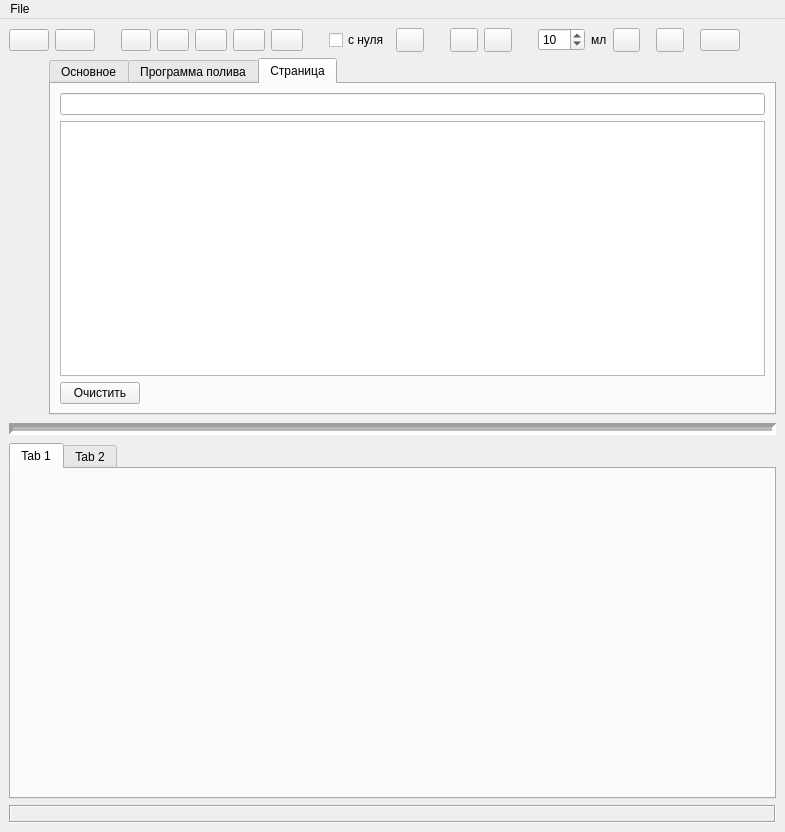
<?xml version="1.0" encoding="UTF-8"?>
<ui version="4.0">
 <class>VisualConfig</class>
 <widget class="QMainWindow" name="VisualConfig">
  <property name="geometry">
   <rect>
    <x>0</x>
    <y>0</y>
    <width>785</width>
    <height>832</height>
   </rect>
  </property>
  <property name="windowTitle">
   <string>Watering configurator</string>
  </property>
  <widget class="QWidget" name="centralWidget">
   <layout class="QVBoxLayout" name="verticalLayout">
    <item>
     <layout class="QHBoxLayout" name="horizontalLayout_4">
      <item>
       <widget class="QPushButton" name="btOpen">
        <property name="toolTip">
         <string>Открыть...</string>
        </property>
        <property name="text">
         <string/>
        </property>
        <property name="icon">
         <iconset resource="resources.qrc">
          <normaloff>:/icons/res/open.png</normaloff>:/icons/res/open.png</iconset>
        </property>
       </widget>
      </item>
      <item>
       <widget class="QPushButton" name="btSave">
        <property name="toolTip">
         <string>Сохранить</string>
        </property>
        <property name="text">
         <string/>
        </property>
        <property name="icon">
         <iconset resource="resources.qrc">
          <normaloff>:/icons/res/save.png</normaloff>:/icons/res/save.png</iconset>
        </property>
       </widget>
      </item>
      <item>
       <spacer name="horizontalSpacer_2">
        <property name="orientation">
         <enum>Qt::Horizontal</enum>
        </property>
        <property name="sizeType">
         <enum>QSizePolicy::Fixed</enum>
        </property>
        <property name="sizeHint" stdset="0">
         <size>
          <width>20</width>
          <height>20</height>
         </size>
        </property>
       </spacer>
      </item>
      <item>
       <widget class="QPushButton" name="btnConnect">
        <property name="maximumSize">
         <size>
          <width>30</width>
          <height>16777215</height>
         </size>
        </property>
        <property name="text">
         <string/>
        </property>
        <property name="icon">
         <iconset resource="resources.qrc">
          <normaloff>:/icons/res/connect.png</normaloff>:/icons/res/connect.png</iconset>
        </property>
       </widget>
      </item>
      <item>
       <widget class="QPushButton" name="btReadFromDev">
        <property name="maximumSize">
         <size>
          <width>32</width>
          <height>16777215</height>
         </size>
        </property>
        <property name="toolTip">
         <string>Получить с устройства</string>
        </property>
        <property name="text">
         <string/>
        </property>
        <property name="icon">
         <iconset resource="resources.qrc">
          <normaloff>:/icons/res/download.png</normaloff>:/icons/res/download.png</iconset>
        </property>
       </widget>
      </item>
      <item>
       <widget class="QPushButton" name="btReadAllSensors">
        <property name="maximumSize">
         <size>
          <width>32</width>
          <height>16777215</height>
         </size>
        </property>
        <property name="toolTip">
         <string>Получить данные всех датчиков</string>
        </property>
        <property name="text">
         <string/>
        </property>
        <property name="icon">
         <iconset resource="resources.qrc">
          <normaloff>:/icons/res/1443976919_compile.png</normaloff>:/icons/res/1443976919_compile.png</iconset>
        </property>
       </widget>
      </item>
      <item>
       <widget class="QPushButton" name="btnGlobalCfg">
        <property name="maximumSize">
         <size>
          <width>32</width>
          <height>16777215</height>
         </size>
        </property>
        <property name="toolTip">
         <string>Глобальные настройки</string>
        </property>
        <property name="text">
         <string/>
        </property>
        <property name="icon">
         <iconset resource="resources.qrc">
          <normaloff>:/icons/res/1444255815_hammer_screwdriver.png</normaloff>:/icons/res/1444255815_hammer_screwdriver.png</iconset>
        </property>
       </widget>
      </item>
      <item>
       <widget class="QPushButton" name="btnWaterTanks">
        <property name="maximumSize">
         <size>
          <width>32</width>
          <height>16777215</height>
         </size>
        </property>
        <property name="toolTip">
         <string>Водохранилища</string>
        </property>
        <property name="text">
         <string/>
        </property>
        <property name="icon">
         <iconset resource="resources.qrc">
          <normaloff>:/icons/res/1443055446_water--pencil.png</normaloff>:/icons/res/1443055446_water--pencil.png</iconset>
        </property>
       </widget>
      </item>
      <item>
       <spacer name="horizontalSpacer_17">
        <property name="orientation">
         <enum>Qt::Horizontal</enum>
        </property>
        <property name="sizeType">
         <enum>QSizePolicy::Fixed</enum>
        </property>
        <property name="sizeHint" stdset="0">
         <size>
          <width>20</width>
          <height>20</height>
         </size>
        </property>
       </spacer>
      </item>
      <item>
       <widget class="QCheckBox" name="chkRestart">
        <property name="toolTip">
         <string>Переход в новое положение со сбросом текущего положения в нуль</string>
        </property>
        <property name="text">
         <string>с нуля</string>
        </property>
       </widget>
      </item>
      <item>
       <widget class="QPushButton" name="btnGo">
        <property name="sizePolicy">
         <sizepolicy hsizetype="Fixed" vsizetype="Fixed">
          <horstretch>0</horstretch>
          <verstretch>0</verstretch>
         </sizepolicy>
        </property>
        <property name="minimumSize">
         <size>
          <width>24</width>
          <height>0</height>
         </size>
        </property>
        <property name="maximumSize">
         <size>
          <width>32</width>
          <height>32</height>
         </size>
        </property>
        <property name="toolTip">
         <string>поехали в точку (X,Y)</string>
        </property>
        <property name="text">
         <string/>
        </property>
        <property name="icon">
         <iconset resource="resources.qrc">
          <normaloff>:/icons/res/moveto.png</normaloff>:/icons/res/moveto.png</iconset>
        </property>
        <property name="checkable">
         <bool>false</bool>
        </property>
        <property name="checked">
         <bool>false</bool>
        </property>
        <property name="flat">
         <bool>false</bool>
        </property>
       </widget>
      </item>
      <item>
       <spacer name="horizontalSpacer_8">
        <property name="orientation">
         <enum>Qt::Horizontal</enum>
        </property>
        <property name="sizeType">
         <enum>QSizePolicy::Fixed</enum>
        </property>
        <property name="sizeHint" stdset="0">
         <size>
          <width>20</width>
          <height>20</height>
         </size>
        </property>
       </spacer>
      </item>
      <item>
       <widget class="QPushButton" name="btnUp">
        <property name="sizePolicy">
         <sizepolicy hsizetype="Fixed" vsizetype="Fixed">
          <horstretch>0</horstretch>
          <verstretch>0</verstretch>
         </sizepolicy>
        </property>
        <property name="minimumSize">
         <size>
          <width>24</width>
          <height>24</height>
         </size>
        </property>
        <property name="maximumSize">
         <size>
          <width>32</width>
          <height>32</height>
         </size>
        </property>
        <property name="toolTip">
         <string>поднять дозатор</string>
        </property>
        <property name="text">
         <string/>
        </property>
        <property name="icon">
         <iconset resource="resources.qrc">
          <normaloff>:/icons/res/lift_up.png</normaloff>:/icons/res/lift_up.png</iconset>
        </property>
        <property name="iconSize">
         <size>
          <width>16</width>
          <height>16</height>
         </size>
        </property>
       </widget>
      </item>
      <item>
       <widget class="QPushButton" name="btnDown">
        <property name="sizePolicy">
         <sizepolicy hsizetype="Fixed" vsizetype="Fixed">
          <horstretch>0</horstretch>
          <verstretch>0</verstretch>
         </sizepolicy>
        </property>
        <property name="minimumSize">
         <size>
          <width>24</width>
          <height>24</height>
         </size>
        </property>
        <property name="maximumSize">
         <size>
          <width>32</width>
          <height>32</height>
         </size>
        </property>
        <property name="toolTip">
         <string>опустить дозатор</string>
        </property>
        <property name="text">
         <string/>
        </property>
        <property name="icon">
         <iconset resource="resources.qrc">
          <normaloff>:/icons/res/lift_down.png</normaloff>:/icons/res/lift_down.png</iconset>
        </property>
       </widget>
      </item>
      <item>
       <spacer name="horizontalSpacer_6">
        <property name="orientation">
         <enum>Qt::Horizontal</enum>
        </property>
        <property name="sizeType">
         <enum>QSizePolicy::Fixed</enum>
        </property>
        <property name="sizeHint" stdset="0">
         <size>
          <width>20</width>
          <height>20</height>
         </size>
        </property>
       </spacer>
      </item>
      <item>
       <widget class="QSpinBox" name="spinML">
        <property name="minimum">
         <number>5</number>
        </property>
        <property name="maximum">
         <number>100</number>
        </property>
        <property name="singleStep">
         <number>5</number>
        </property>
        <property name="value">
         <number>10</number>
        </property>
       </widget>
      </item>
      <item>
       <widget class="QLabel" name="label_7">
        <property name="text">
         <string>мл</string>
        </property>
       </widget>
      </item>
      <item>
       <widget class="QPushButton" name="btnPipi">
        <property name="sizePolicy">
         <sizepolicy hsizetype="Fixed" vsizetype="Fixed">
          <horstretch>0</horstretch>
          <verstretch>0</verstretch>
         </sizepolicy>
        </property>
        <property name="minimumSize">
         <size>
          <width>24</width>
          <height>24</height>
         </size>
        </property>
        <property name="maximumSize">
         <size>
          <width>32</width>
          <height>32</height>
         </size>
        </property>
        <property name="toolTip">
         <string>Вылить в (Х,У)</string>
        </property>
        <property name="text">
         <string/>
        </property>
        <property name="icon">
         <iconset resource="resources.qrc">
          <normaloff>:/icons/res/singledrop.png</normaloff>:/icons/res/singledrop.png</iconset>
        </property>
       </widget>
      </item>
      <item>
       <spacer name="horizontalSpacer_5">
        <property name="orientation">
         <enum>Qt::Horizontal</enum>
        </property>
        <property name="sizeType">
         <enum>QSizePolicy::Fixed</enum>
        </property>
        <property name="sizeHint" stdset="0">
         <size>
          <width>10</width>
          <height>20</height>
         </size>
        </property>
       </spacer>
      </item>
      <item>
       <widget class="QPushButton" name="btnTryAll">
        <property name="minimumSize">
         <size>
          <width>24</width>
          <height>24</height>
         </size>
        </property>
        <property name="maximumSize">
         <size>
          <width>32</width>
          <height>32</height>
         </size>
        </property>
        <property name="toolTip">
         <string>тестовый полив</string>
        </property>
        <property name="text">
         <string/>
        </property>
        <property name="icon">
         <iconset resource="resources.qrc">
          <normaloff>:/icons/res/water.png</normaloff>:/icons/res/water.png</iconset>
        </property>
       </widget>
      </item>
      <item>
       <spacer name="horizontalSpacer">
        <property name="orientation">
         <enum>Qt::Horizontal</enum>
        </property>
        <property name="sizeType">
         <enum>QSizePolicy::Fixed</enum>
        </property>
        <property name="sizeHint" stdset="0">
         <size>
          <width>10</width>
          <height>20</height>
         </size>
        </property>
       </spacer>
      </item>
      <item>
       <widget class="QPushButton" name="btSend">
        <property name="toolTip">
         <string>Отправить конфиг</string>
        </property>
        <property name="text">
         <string/>
        </property>
        <property name="icon">
         <iconset resource="resources.qrc">
          <normaloff>:/icons/res/transmit.png</normaloff>:/icons/res/transmit.png</iconset>
        </property>
       </widget>
      </item>
      <item>
       <spacer name="horizontalSpacer_4">
        <property name="orientation">
         <enum>Qt::Horizontal</enum>
        </property>
        <property name="sizeHint" stdset="0">
         <size>
          <width>40</width>
          <height>20</height>
         </size>
        </property>
       </spacer>
      </item>
     </layout>
    </item>
    <item>
     <layout class="QHBoxLayout" name="horizontalLayout_3">
      <item>
       <layout class="QGridLayout" name="gridXY"/>
      </item>
      <item>
       <spacer name="horizontalSpacer_3">
        <property name="orientation">
         <enum>Qt::Horizontal</enum>
        </property>
        <property name="sizeType">
         <enum>QSizePolicy::Preferred</enum>
        </property>
        <property name="sizeHint" stdset="0">
         <size>
          <width>40</width>
          <height>20</height>
         </size>
        </property>
       </spacer>
      </item>
      <item>
       <layout class="QVBoxLayout" name="verticalLayout_7">
        <item>
         <widget class="QTabWidget" name="tabPotData">
          <property name="minimumSize">
           <size>
            <width>100</width>
            <height>100</height>
           </size>
          </property>
          <property name="maximumSize">
           <size>
            <width>16777215</width>
            <height>16777215</height>
           </size>
          </property>
          <property name="tabPosition">
           <enum>QTabWidget::North</enum>
          </property>
          <property name="currentIndex">
           <number>2</number>
          </property>
          <widget class="QWidget" name="tab_7">
           <attribute name="title">
            <string>Основное</string>
           </attribute>
           <layout class="QFormLayout" name="formLayout">
            <item row="2" column="0">
             <widget class="QLabel" name="label_2">
              <property name="text">
               <string>Название</string>
              </property>
              <property name="alignment">
               <set>Qt::AlignLeading|Qt::AlignLeft|Qt::AlignVCenter</set>
              </property>
             </widget>
            </item>
            <item row="2" column="1">
             <widget class="QLineEdit" name="edName">
              <property name="minimumSize">
               <size>
                <width>180</width>
                <height>0</height>
               </size>
              </property>
              <property name="maximumSize">
               <size>
                <width>300</width>
                <height>16777215</height>
               </size>
              </property>
             </widget>
            </item>
            <item row="1" column="1">
             <widget class="QCheckBox" name="chkEn">
              <property name="text">
               <string>Вкл</string>
              </property>
             </widget>
            </item>
            <item row="12" column="1">
             <widget class="QRadioButton" name="rdPgm1">
              <property name="text">
               <string>Постоянная влажность</string>
              </property>
             </widget>
            </item>
            <item row="13" column="1">
             <widget class="QRadioButton" name="rdPgm2">
              <property name="text">
               <string>Полив и подсушка</string>
              </property>
             </widget>
            </item>
            <item row="11" column="1">
             <widget class="QLabel" name="label_14">
              <property name="font">
               <font>
                <weight>75</weight>
                <bold>true</bold>
               </font>
              </property>
              <property name="text">
               <string>Программа полива</string>
              </property>
             </widget>
            </item>
            <item row="10" column="1">
             <widget class="QPushButton" name="btnApply">
              <property name="text">
               <string>Применить</string>
              </property>
              <property name="icon">
               <iconset resource="resources.qrc">
                <normaloff>:/icons/res/apply.png</normaloff>:/icons/res/apply.png</iconset>
              </property>
             </widget>
            </item>
            <item row="3" column="1">
             <layout class="QHBoxLayout" name="horizontalLayout_2">
              <item>
               <widget class="QLabel" name="label_3">
                <property name="minimumSize">
                 <size>
                  <width>40</width>
                  <height>0</height>
                 </size>
                </property>
                <property name="maximumSize">
                 <size>
                  <width>50</width>
                  <height>16777215</height>
                 </size>
                </property>
                <property name="text">
                 <string>X</string>
                </property>
                <property name="alignment">
                 <set>Qt::AlignRight|Qt::AlignTrailing|Qt::AlignVCenter</set>
                </property>
               </widget>
              </item>
              <item>
               <widget class="QSpinBox" name="spinX"/>
              </item>
              <item>
               <widget class="QLabel" name="label_4">
                <property name="minimumSize">
                 <size>
                  <width>40</width>
                  <height>0</height>
                 </size>
                </property>
                <property name="maximumSize">
                 <size>
                  <width>50</width>
                  <height>16777215</height>
                 </size>
                </property>
                <property name="text">
                 <string>Y</string>
                </property>
                <property name="alignment">
                 <set>Qt::AlignRight|Qt::AlignTrailing|Qt::AlignVCenter</set>
                </property>
               </widget>
              </item>
              <item>
               <widget class="QSpinBox" name="spinY"/>
              </item>
              <item>
               <spacer name="horizontalSpacer_14">
                <property name="orientation">
                 <enum>Qt::Horizontal</enum>
                </property>
                <property name="sizeHint" stdset="0">
                 <size>
                  <width>40</width>
                  <height>20</height>
                 </size>
                </property>
               </spacer>
              </item>
             </layout>
            </item>
            <item row="3" column="0">
             <widget class="QLabel" name="label">
              <property name="text">
               <string>Дозатор</string>
              </property>
             </widget>
            </item>
            <item row="4" column="1">
             <layout class="QHBoxLayout" name="horizontalLayout_8">
              <item>
               <widget class="QLabel" name="label_5">
                <property name="minimumSize">
                 <size>
                  <width>40</width>
                  <height>0</height>
                 </size>
                </property>
                <property name="maximumSize">
                 <size>
                  <width>50</width>
                  <height>16777215</height>
                 </size>
                </property>
                <property name="text">
                 <string>чип</string>
                </property>
                <property name="alignment">
                 <set>Qt::AlignRight|Qt::AlignTrailing|Qt::AlignVCenter</set>
                </property>
               </widget>
              </item>
              <item>
               <widget class="QLineEdit" name="edChip">
                <property name="sizePolicy">
                 <sizepolicy hsizetype="Fixed" vsizetype="Fixed">
                  <horstretch>0</horstretch>
                  <verstretch>0</verstretch>
                 </sizepolicy>
                </property>
                <property name="minimumSize">
                 <size>
                  <width>40</width>
                  <height>22</height>
                 </size>
                </property>
                <property name="maximumSize">
                 <size>
                  <width>40</width>
                  <height>16777215</height>
                 </size>
                </property>
               </widget>
              </item>
              <item>
               <widget class="QLabel" name="label_6">
                <property name="minimumSize">
                 <size>
                  <width>40</width>
                  <height>0</height>
                 </size>
                </property>
                <property name="maximumSize">
                 <size>
                  <width>50</width>
                  <height>16777215</height>
                 </size>
                </property>
                <property name="text">
                 <string>пин</string>
                </property>
                <property name="alignment">
                 <set>Qt::AlignRight|Qt::AlignTrailing|Qt::AlignVCenter</set>
                </property>
               </widget>
              </item>
              <item>
               <widget class="QLineEdit" name="edPin">
                <property name="sizePolicy">
                 <sizepolicy hsizetype="Fixed" vsizetype="Fixed">
                  <horstretch>0</horstretch>
                  <verstretch>0</verstretch>
                 </sizepolicy>
                </property>
                <property name="minimumSize">
                 <size>
                  <width>40</width>
                  <height>22</height>
                 </size>
                </property>
                <property name="maximumSize">
                 <size>
                  <width>40</width>
                  <height>16777215</height>
                 </size>
                </property>
               </widget>
              </item>
              <item>
               <spacer name="horizontalSpacer_15">
                <property name="orientation">
                 <enum>Qt::Horizontal</enum>
                </property>
                <property name="sizeHint" stdset="0">
                 <size>
                  <width>40</width>
                  <height>20</height>
                 </size>
                </property>
               </spacer>
              </item>
             </layout>
            </item>
            <item row="4" column="0">
             <widget class="QLabel" name="label_13">
              <property name="text">
               <string>Датчик</string>
              </property>
             </widget>
            </item>
            <item row="5" column="1">
             <layout class="QHBoxLayout" name="horizontalLayout_9">
              <item>
               <widget class="QLabel" name="label_8">
                <property name="minimumSize">
                 <size>
                  <width>80</width>
                  <height>0</height>
                 </size>
                </property>
                <property name="text">
                 <string>Разовая доза,мл</string>
                </property>
                <property name="alignment">
                 <set>Qt::AlignRight|Qt::AlignTrailing|Qt::AlignVCenter</set>
                </property>
               </widget>
              </item>
              <item>
               <widget class="QLineEdit" name="edML">
                <property name="sizePolicy">
                 <sizepolicy hsizetype="Fixed" vsizetype="Fixed">
                  <horstretch>0</horstretch>
                  <verstretch>0</verstretch>
                 </sizepolicy>
                </property>
                <property name="minimumSize">
                 <size>
                  <width>40</width>
                  <height>22</height>
                 </size>
                </property>
                <property name="maximumSize">
                 <size>
                  <width>40</width>
                  <height>16777215</height>
                 </size>
                </property>
               </widget>
              </item>
              <item>
               <widget class="QLabel" name="label_9">
                <property name="minimumSize">
                 <size>
                  <width>80</width>
                  <height>0</height>
                 </size>
                </property>
                <property name="text">
                 <string>Максимум за сутки, мл</string>
                </property>
                <property name="alignment">
                 <set>Qt::AlignRight|Qt::AlignTrailing|Qt::AlignVCenter</set>
                </property>
               </widget>
              </item>
              <item>
               <widget class="QLineEdit" name="edDayMax">
                <property name="sizePolicy">
                 <sizepolicy hsizetype="Fixed" vsizetype="Fixed">
                  <horstretch>0</horstretch>
                  <verstretch>0</verstretch>
                 </sizepolicy>
                </property>
                <property name="minimumSize">
                 <size>
                  <width>40</width>
                  <height>22</height>
                 </size>
                </property>
                <property name="maximumSize">
                 <size>
                  <width>40</width>
                  <height>16777215</height>
                 </size>
                </property>
               </widget>
              </item>
              <item>
               <spacer name="horizontalSpacer_16">
                <property name="orientation">
                 <enum>Qt::Horizontal</enum>
                </property>
                <property name="sizeHint" stdset="0">
                 <size>
                  <width>40</width>
                  <height>20</height>
                 </size>
                </property>
               </spacer>
              </item>
             </layout>
            </item>
           </layout>
          </widget>
          <widget class="QWidget" name="tab_3">
           <attribute name="title">
            <string>Программа полива</string>
           </attribute>
           <layout class="QVBoxLayout" name="verticalLayout_3">
            <item>
             <widget class="QGroupBox" name="grpbxPgm1">
              <property name="title">
               <string>Постоянная влажность</string>
              </property>
              <layout class="QVBoxLayout" name="verticalLayout_4">
               <item>
                <widget class="QLabel" name="label_12">
                 <property name="text">
                  <string>Опорное значение датчика</string>
                 </property>
                </widget>
               </item>
               <item>
                <layout class="QHBoxLayout" name="horizontalLayout_7">
                 <item>
                  <widget class="QPushButton" name="btReadSensor">
                   <property name="sizePolicy">
                    <sizepolicy hsizetype="Fixed" vsizetype="Fixed">
                     <horstretch>0</horstretch>
                     <verstretch>0</verstretch>
                    </sizepolicy>
                   </property>
                   <property name="minimumSize">
                    <size>
                     <width>23</width>
                     <height>23</height>
                    </size>
                   </property>
                   <property name="maximumSize">
                    <size>
                     <width>23</width>
                     <height>23</height>
                    </size>
                   </property>
                   <property name="toolTip">
                    <string>Текущее значение датчика</string>
                   </property>
                   <property name="text">
                    <string/>
                   </property>
                   <property name="icon">
                    <iconset resource="resources.qrc">
                     <normaloff>:/icons/res/download.png</normaloff>:/icons/res/download.png</iconset>
                   </property>
                  </widget>
                 </item>
                 <item>
                  <widget class="QLineEdit" name="edPgm1Value">
                   <property name="maximumSize">
                    <size>
                     <width>60</width>
                     <height>16777215</height>
                    </size>
                   </property>
                  </widget>
                 </item>
                 <item>
                  <widget class="QPushButton" name="btnPgm1Apply">
                   <property name="text">
                    <string/>
                   </property>
                   <property name="icon">
                    <iconset resource="resources.qrc">
                     <normaloff>:/icons/res/apply.png</normaloff>:/icons/res/apply.png</iconset>
                   </property>
                  </widget>
                 </item>
                 <item>
                  <spacer name="horizontalSpacer_11">
                   <property name="orientation">
                    <enum>Qt::Horizontal</enum>
                   </property>
                   <property name="sizeType">
                    <enum>QSizePolicy::Minimum</enum>
                   </property>
                   <property name="sizeHint" stdset="0">
                    <size>
                     <width>40</width>
                     <height>20</height>
                    </size>
                   </property>
                  </spacer>
                 </item>
                 <item>
                  <widget class="QPushButton" name="btnPgm1Revert">
                   <property name="toolTip">
                    <string>Вернуть прежнее значение</string>
                   </property>
                   <property name="text">
                    <string/>
                   </property>
                   <property name="icon">
                    <iconset resource="resources.qrc">
                     <normaloff>:/icons/res/1443644018_revert.png</normaloff>:/icons/res/1443644018_revert.png</iconset>
                   </property>
                  </widget>
                 </item>
                 <item>
                  <spacer name="horizontalSpacer_10">
                   <property name="orientation">
                    <enum>Qt::Horizontal</enum>
                   </property>
                   <property name="sizeHint" stdset="0">
                    <size>
                     <width>40</width>
                     <height>20</height>
                    </size>
                   </property>
                  </spacer>
                 </item>
                </layout>
               </item>
              </layout>
             </widget>
            </item>
            <item>
             <widget class="QGroupBox" name="grpbxPgm2">
              <property name="title">
               <string>Полив и подсушка</string>
              </property>
              <layout class="QVBoxLayout" name="verticalLayout_5">
               <item>
                <widget class="QLabel" name="label_11">
                 <property name="text">
                  <string>Значение &quot;пора снова поливать&quot;</string>
                 </property>
                </widget>
               </item>
               <item>
                <layout class="QHBoxLayout" name="horizontalLayout_6">
                 <item>
                  <widget class="QPushButton" name="btReadSensor_2">
                   <property name="sizePolicy">
                    <sizepolicy hsizetype="Fixed" vsizetype="Fixed">
                     <horstretch>0</horstretch>
                     <verstretch>0</verstretch>
                    </sizepolicy>
                   </property>
                   <property name="minimumSize">
                    <size>
                     <width>23</width>
                     <height>23</height>
                    </size>
                   </property>
                   <property name="maximumSize">
                    <size>
                     <width>23</width>
                     <height>23</height>
                    </size>
                   </property>
                   <property name="toolTip">
                    <string>Текущее значение датчика</string>
                   </property>
                   <property name="text">
                    <string/>
                   </property>
                   <property name="icon">
                    <iconset resource="resources.qrc">
                     <normaloff>:/icons/res/download.png</normaloff>:/icons/res/download.png</iconset>
                   </property>
                  </widget>
                 </item>
                 <item>
                  <widget class="QLineEdit" name="edPgm2MinValue">
                   <property name="maximumSize">
                    <size>
                     <width>60</width>
                     <height>16777215</height>
                    </size>
                   </property>
                  </widget>
                 </item>
                 <item>
                  <widget class="QPushButton" name="btnPgm2ApplyMin">
                   <property name="text">
                    <string/>
                   </property>
                   <property name="icon">
                    <iconset resource="resources.qrc">
                     <normaloff>:/icons/res/apply.png</normaloff>:/icons/res/apply.png</iconset>
                   </property>
                  </widget>
                 </item>
                 <item>
                  <spacer name="horizontalSpacer_12">
                   <property name="orientation">
                    <enum>Qt::Horizontal</enum>
                   </property>
                   <property name="sizeType">
                    <enum>QSizePolicy::Minimum</enum>
                   </property>
                   <property name="sizeHint" stdset="0">
                    <size>
                     <width>40</width>
                     <height>20</height>
                    </size>
                   </property>
                  </spacer>
                 </item>
                 <item>
                  <widget class="QPushButton" name="btnPgm2RevertMin">
                   <property name="toolTip">
                    <string>Вернуть сохраннёное значение</string>
                   </property>
                   <property name="text">
                    <string/>
                   </property>
                   <property name="icon">
                    <iconset resource="resources.qrc">
                     <normaloff>:/icons/res/1443644018_revert.png</normaloff>:/icons/res/1443644018_revert.png</iconset>
                   </property>
                  </widget>
                 </item>
                 <item>
                  <spacer name="horizontalSpacer_9">
                   <property name="orientation">
                    <enum>Qt::Horizontal</enum>
                   </property>
                   <property name="sizeHint" stdset="0">
                    <size>
                     <width>40</width>
                     <height>20</height>
                    </size>
                   </property>
                  </spacer>
                 </item>
                </layout>
               </item>
               <item>
                <widget class="QLabel" name="label_10">
                 <property name="text">
                  <string>Значение &quot;достаточно мокро&quot;</string>
                 </property>
                </widget>
               </item>
               <item>
                <layout class="QHBoxLayout" name="horizontalLayout_5">
                 <item>
                  <widget class="QPushButton" name="btReadSensor_3">
                   <property name="sizePolicy">
                    <sizepolicy hsizetype="Fixed" vsizetype="Fixed">
                     <horstretch>0</horstretch>
                     <verstretch>0</verstretch>
                    </sizepolicy>
                   </property>
                   <property name="minimumSize">
                    <size>
                     <width>23</width>
                     <height>23</height>
                    </size>
                   </property>
                   <property name="maximumSize">
                    <size>
                     <width>23</width>
                     <height>23</height>
                    </size>
                   </property>
                   <property name="toolTip">
                    <string>Текущее значение датчика</string>
                   </property>
                   <property name="text">
                    <string/>
                   </property>
                   <property name="icon">
                    <iconset resource="resources.qrc">
                     <normaloff>:/icons/res/download.png</normaloff>:/icons/res/download.png</iconset>
                   </property>
                  </widget>
                 </item>
                 <item>
                  <widget class="QLineEdit" name="edPgm2MaxValue">
                   <property name="maximumSize">
                    <size>
                     <width>60</width>
                     <height>16777215</height>
                    </size>
                   </property>
                  </widget>
                 </item>
                 <item>
                  <widget class="QPushButton" name="btnPgm2ApplyMax">
                   <property name="text">
                    <string/>
                   </property>
                   <property name="icon">
                    <iconset resource="resources.qrc">
                     <normaloff>:/icons/res/apply.png</normaloff>:/icons/res/apply.png</iconset>
                   </property>
                  </widget>
                 </item>
                 <item>
                  <spacer name="horizontalSpacer_13">
                   <property name="orientation">
                    <enum>Qt::Horizontal</enum>
                   </property>
                   <property name="sizeType">
                    <enum>QSizePolicy::Minimum</enum>
                   </property>
                   <property name="sizeHint" stdset="0">
                    <size>
                     <width>40</width>
                     <height>20</height>
                    </size>
                   </property>
                  </spacer>
                 </item>
                 <item>
                  <widget class="QPushButton" name="btnPgm2RevertMax">
                   <property name="toolTip">
                    <string>Вернуть сохраннёное значение</string>
                   </property>
                   <property name="text">
                    <string/>
                   </property>
                   <property name="icon">
                    <iconset resource="resources.qrc">
                     <normaloff>:/icons/res/1443644018_revert.png</normaloff>:/icons/res/1443644018_revert.png</iconset>
                   </property>
                  </widget>
                 </item>
                 <item>
                  <spacer name="horizontalSpacer_7">
                   <property name="orientation">
                    <enum>Qt::Horizontal</enum>
                   </property>
                   <property name="sizeHint" stdset="0">
                    <size>
                     <width>40</width>
                     <height>20</height>
                    </size>
                   </property>
                  </spacer>
                 </item>
                </layout>
               </item>
              </layout>
             </widget>
            </item>
            <item>
             <spacer name="verticalSpacer">
              <property name="orientation">
               <enum>Qt::Vertical</enum>
              </property>
              <property name="sizeHint" stdset="0">
               <size>
                <width>20</width>
                <height>40</height>
               </size>
              </property>
             </spacer>
            </item>
           </layout>
          </widget>
          <widget class="QWidget" name="tabRaw">
           <attribute name="title">
            <string>Страница</string>
           </attribute>
           <layout class="QVBoxLayout" name="verticalLayout_2">
            <item>
             <widget class="QLineEdit" name="edRawCmd"/>
            </item>
            <item>
             <widget class="QPlainTextEdit" name="txtLog">
              <property name="undoRedoEnabled">
               <bool>false</bool>
              </property>
              <property name="lineWrapMode">
               <enum>QPlainTextEdit::NoWrap</enum>
              </property>
              <property name="readOnly">
               <bool>true</bool>
              </property>
             </widget>
            </item>
            <item>
             <widget class="QPushButton" name="btnLogClear">
              <property name="sizePolicy">
               <sizepolicy hsizetype="Fixed" vsizetype="Fixed">
                <horstretch>0</horstretch>
                <verstretch>0</verstretch>
               </sizepolicy>
              </property>
              <property name="text">
               <string>Очистить</string>
              </property>
             </widget>
            </item>
           </layout>
          </widget>
         </widget>
        </item>
       </layout>
      </item>
     </layout>
    </item>
    <item>
     <widget class="Line" name="line">
      <property name="minimumSize">
       <size>
        <width>0</width>
        <height>16</height>
       </size>
      </property>
      <property name="lineWidth">
       <number>4</number>
      </property>
      <property name="midLineWidth">
       <number>4</number>
      </property>
      <property name="orientation">
       <enum>Qt::Horizontal</enum>
      </property>
     </widget>
    </item>
    <item>
     <widget class="QTabWidget" name="tabChips">
      <property name="minimumSize">
       <size>
        <width>0</width>
        <height>300</height>
       </size>
      </property>
      <property name="currentIndex">
       <number>0</number>
      </property>
      <widget class="QWidget" name="tab">
       <attribute name="title">
        <string>Tab 1</string>
       </attribute>
      </widget>
      <widget class="QWidget" name="tab_2">
       <attribute name="title">
        <string>Tab 2</string>
       </attribute>
      </widget>
     </widget>
    </item>
    <item>
     <widget class="QLabel" name="lbMsg">
      <property name="frameShape">
       <enum>QFrame::Box</enum>
      </property>
      <property name="frameShadow">
       <enum>QFrame::Sunken</enum>
      </property>
      <property name="text">
       <string/>
      </property>
     </widget>
    </item>
   </layout>
  </widget>
  <widget class="QMenuBar" name="menuBar">
   <property name="geometry">
    <rect>
     <x>0</x>
     <y>0</y>
     <width>785</width>
     <height>21</height>
    </rect>
   </property>
   <widget class="QMenu" name="menuFile">
    <property name="title">
     <string>File</string>
    </property>
    <addaction name="actExit"/>
   </widget>
   <addaction name="menuFile"/>
  </widget>
  <action name="actExit">
   <property name="text">
    <string>Выход</string>
   </property>
  </action>
 </widget>
 <resources>
  <include location="resources.qrc"/>
 </resources>
 <connections/>
</ui>
